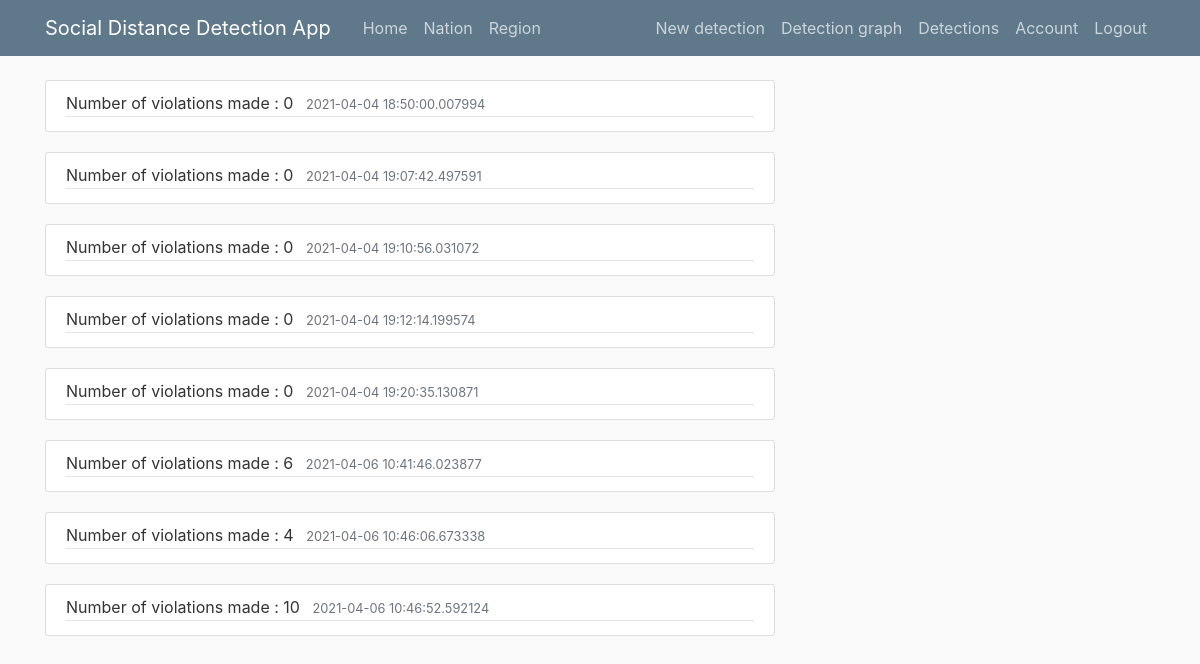
The page /detectionsMade (signed in) on the database as committed earlier.
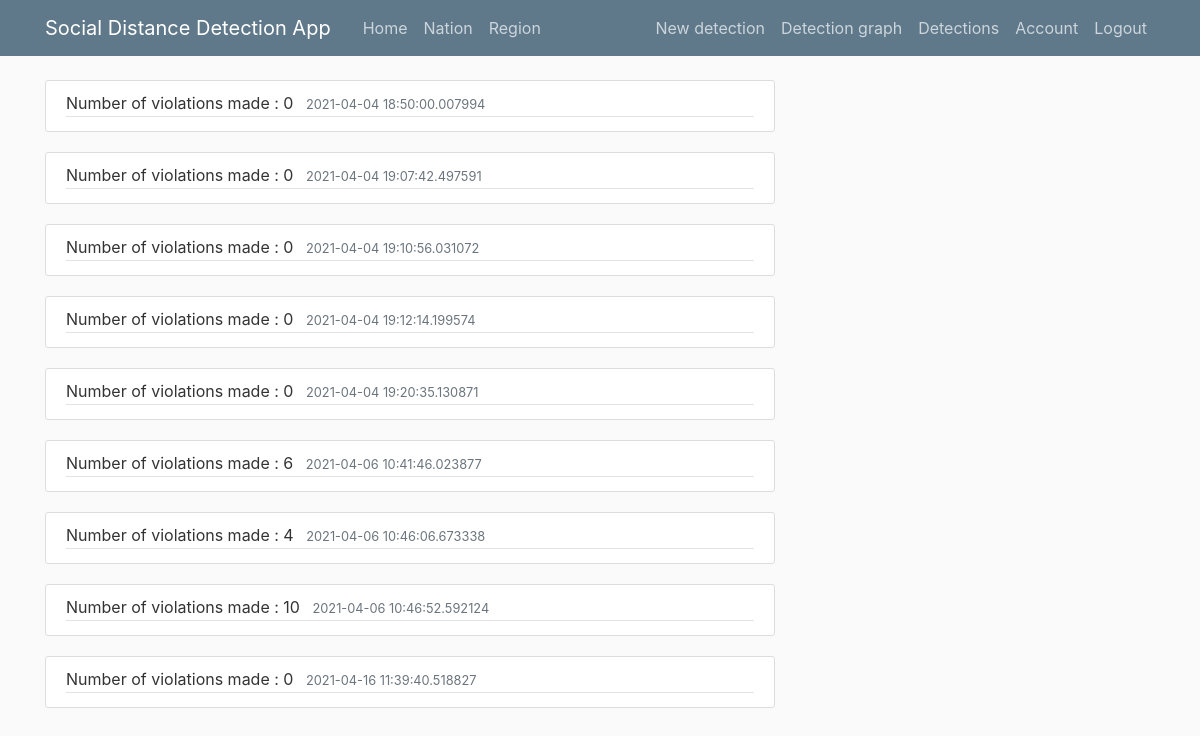
The same page on the database as committed later.
### app/models.py (models this page shows, shortened)
class Detections(db.Model):
    id = db.Column(db.Integer, primary_key=True)
    numberOfViolations = db.Column(db.Integer)
    date_posted = db.Column(db.DateTime, nullable=False, default=datetime.utcnow)
    user_id = db.Column(db.Integer, db.ForeignKey('user.id'), nullable=False)

### app/routes.py (the view)
@app.route("/detectionsMade")
@login_required
def detection_made():
    user = current_user
    detections = user.detections
    return render_template('detectionsMade.html', title='Detections made', detections=detections)

### app/models.py (called while the page is built)
@login_manager.user_loader
def load_user(user_id):
    return User.query.get(int(user_id))

### app/templates/detectionsMade.html
{%  extends "layout.html" %}
{% block content %}
    {% for detection in detections %}
        <article class="media content-section">
          <div class="media-body">
            <div class="article-metadata">
              <a class="mr-2">Number of violations made : {{ detection.numberOfViolations }}</a>
              <small class="text-muted">{{ detection.date_posted }}</small>
            </div>
          </div>
        </article>
    {% endfor %}
{% endblock content %}

### app/templates/layout.html (shortened to what this page needs)
<!DOCTYPE html>
<html lang="en">
<head>
    <link rel="stylesheet" href="https://maxcdn.bootstrapcdn.com/bootstrap/4.0.0/css/bootstrap.min.css">
    <link rel="stylesheet" type="text/css"  href="{{ url_for('static', filename='main.css') }}">
</head>
<body>
  <header class="site-header">
  <nav class="navbar navbar-expand-md navbar-dark bg-steel fixed-top">
    <div class="container">
      <a class="navbar-brand mr-4" href="/">Social Distance Detection App </a>
      <div class="collapse navbar-collapse" id="navbarToggle">
        <div class="navbar-nav mr-auto">
          <a class="nav-item nav-link" href="{{ url_for('welcome') }}">Home</a>
          <a class="nav-item nav-link" href="{{ url_for('nation') }}">Nation</a>
          <a class="nav-item nav-link" href="{{ url_for('region') }}">Region</a>
        </div>
        <div class="navbar-nav">
            {% if current_user.is_authenticated %}
                 <a class="nav-item nav-link" href="{{ url_for('new_detection')}}">New detection</a>
                 <a class="nav-item nav-link" href="{{ url_for('graphs')}}">Detection graph</a>
                 <a class="nav-item nav-link" href="{{ url_for('detection_made')}}">Detections</a>
                 <a class="nav-item nav-link" href="{{ url_for('account') }}">Account</a>
                 <a class="nav-item nav-link" href="{{ url_for('logout') }}">Logout</a>
            {% else %}
              <a class="nav-item nav-link" href="{{ url_for('login') }}">Login</a>
              <a class="nav-item nav-link" href="{{ url_for('register') }}">Register</a>
            {% endif %}
        </div>
      </div>
    </div>
  </nav>
</header>
  <main role="main" class="container">
  <div class="row">
    <div class="col-md-8">
      {% block content %}{% endblock %}
    </div>
</main>
</body>
</html>

### app/static/main.css (style rules this page uses)
body { background: #fafafa; color: #333333; margin-top: 5rem; }
.bg-steel { background-color: #5f788a; }
.site-header .navbar-nav .nav-link { color: #cbd5db; }
.content-section { background: #ffffff; padding: 10px 20px; border: 1px solid #dddddd; border-radius: 3px; margin-bottom: 20px; }
.article-metadata { padding-bottom: 1px; margin-bottom: 4px; border-bottom: 1px solid #e3e3e3 }

Rows that differ between the two databases and show on the page:
added Detections: numberOfViolations "0", date_posted "2021-04-16 11:39:40.518827"
